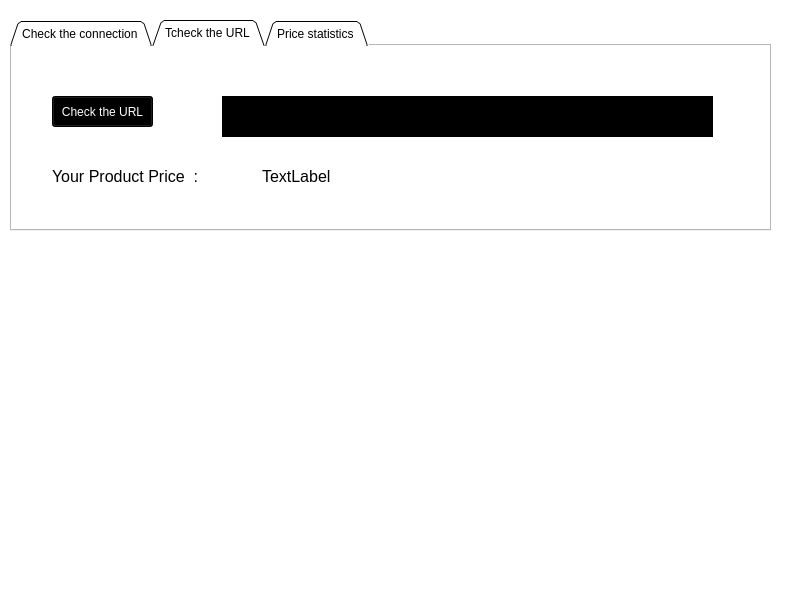
<?xml version="1.0" encoding="UTF-8"?>
<ui version="4.0">
 <class>MainWindow</class>
 <widget class="QMainWindow" name="MainWindow">
  <property name="geometry">
   <rect>
    <x>0</x>
    <y>0</y>
    <width>800</width>
    <height>600</height>
   </rect>
  </property>
  <property name="windowTitle">
   <string>MainWindow</string>
  </property>
  <property name="styleSheet">
   <string notr="true">background-color:rgb(255, 255, 255) ; color : yellow</string>
  </property>
  <widget class="QWidget" name="centralwidget">
   <widget class="QTabWidget" name="tabWidget">
    <property name="geometry">
     <rect>
      <x>10</x>
      <y>20</y>
      <width>761</width>
      <height>211</height>
     </rect>
    </property>
    <property name="styleSheet">
     <string notr="true">color : black </string>
    </property>
    <property name="tabPosition">
     <enum>QTabWidget::North</enum>
    </property>
    <property name="tabShape">
     <enum>QTabWidget::Triangular</enum>
    </property>
    <property name="currentIndex">
     <number>1</number>
    </property>
    <widget class="QWidget" name="tab">
     <attribute name="title">
      <string>Check the connection </string>
     </attribute>
     <widget class="QWidget" name="widget_2" native="true">
      <property name="geometry">
       <rect>
        <x>20</x>
        <y>30</y>
        <width>701</width>
        <height>131</height>
       </rect>
      </property>
      <widget class="QPushButton" name="pushButton_2">
       <property name="geometry">
        <rect>
         <x>10</x>
         <y>40</y>
         <width>211</width>
         <height>41</height>
        </rect>
       </property>
       <property name="styleSheet">
        <string notr="true">color : white ; background-color : black ;</string>
       </property>
       <property name="text">
        <string>Check your connection </string>
       </property>
      </widget>
      <widget class="QLabel" name="label">
       <property name="geometry">
        <rect>
         <x>310</x>
         <y>30</y>
         <width>371</width>
         <height>61</height>
        </rect>
       </property>
       <property name="font">
        <font>
         <pointsize>13</pointsize>
        </font>
       </property>
       <property name="styleSheet">
        <string notr="true">background-color : rgb(255, 255, 255) ; </string>
       </property>
       <property name="text">
        <string/>
       </property>
      </widget>
     </widget>
    </widget>
    <widget class="QWidget" name="tab_2">
     <attribute name="title">
      <string>Tcheck the URL </string>
     </attribute>
     <widget class="QWidget" name="widget" native="true">
      <property name="geometry">
       <rect>
        <x>10</x>
        <y>20</y>
        <width>711</width>
        <height>141</height>
       </rect>
      </property>
      <widget class="QPushButton" name="pushButton">
       <property name="geometry">
        <rect>
         <x>30</x>
         <y>30</y>
         <width>101</width>
         <height>31</height>
        </rect>
       </property>
       <property name="styleSheet">
        <string notr="true">color : white ; background-color : black ;</string>
       </property>
       <property name="text">
        <string>Check the URL</string>
       </property>
      </widget>
      <widget class="QTextEdit" name="textEdit">
       <property name="geometry">
        <rect>
         <x>200</x>
         <y>30</y>
         <width>491</width>
         <height>41</height>
        </rect>
       </property>
       <property name="font">
        <font>
         <kerning>true</kerning>
        </font>
       </property>
       <property name="styleSheet">
        <string notr="true">color : white ; background-color : black ;</string>
       </property>
      </widget>
      <widget class="QLabel" name="label_2">
       <property name="geometry">
        <rect>
         <x>30</x>
         <y>90</y>
         <width>161</width>
         <height>41</height>
        </rect>
       </property>
       <property name="font">
        <font>
         <pointsize>12</pointsize>
        </font>
       </property>
       <property name="text">
        <string>Your Product Price  :</string>
       </property>
      </widget>
      <widget class="QLabel" name="label_price">
       <property name="geometry">
        <rect>
         <x>240</x>
         <y>90</y>
         <width>191</width>
         <height>40</height>
        </rect>
       </property>
       <property name="font">
        <font>
         <pointsize>12</pointsize>
        </font>
       </property>
       <property name="text">
        <string>TextLabel</string>
       </property>
      </widget>
     </widget>
    </widget>
    <widget class="QWidget" name="tab_3">
     <attribute name="title">
      <string>Price statistics </string>
     </attribute>
    </widget>
   </widget>
  </widget>
  <widget class="QMenuBar" name="menubar">
   <property name="geometry">
    <rect>
     <x>0</x>
     <y>0</y>
     <width>800</width>
     <height>21</height>
    </rect>
   </property>
  </widget>
  <widget class="QStatusBar" name="statusbar"/>
 </widget>
 <resources/>
 <connections/>
</ui>
